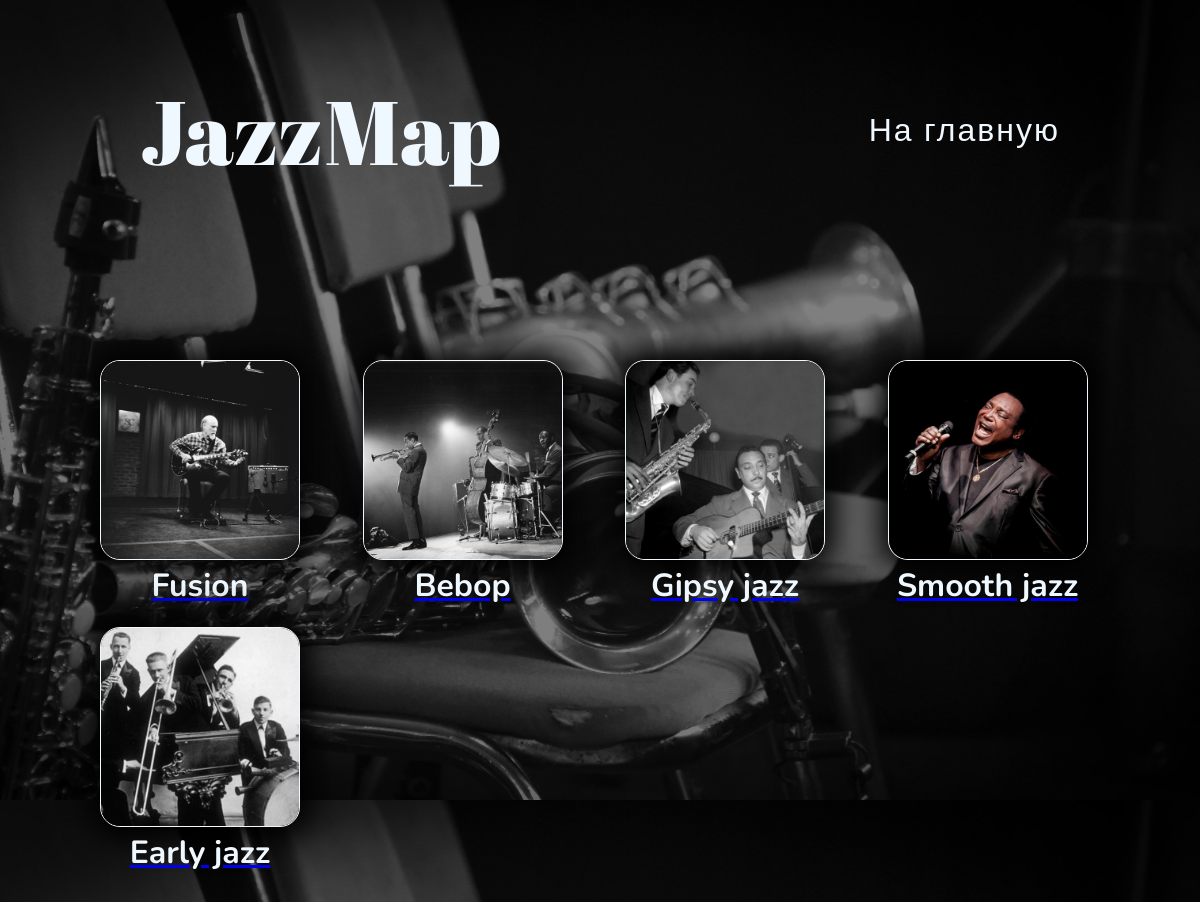
Before: /genres/ with the older database file.
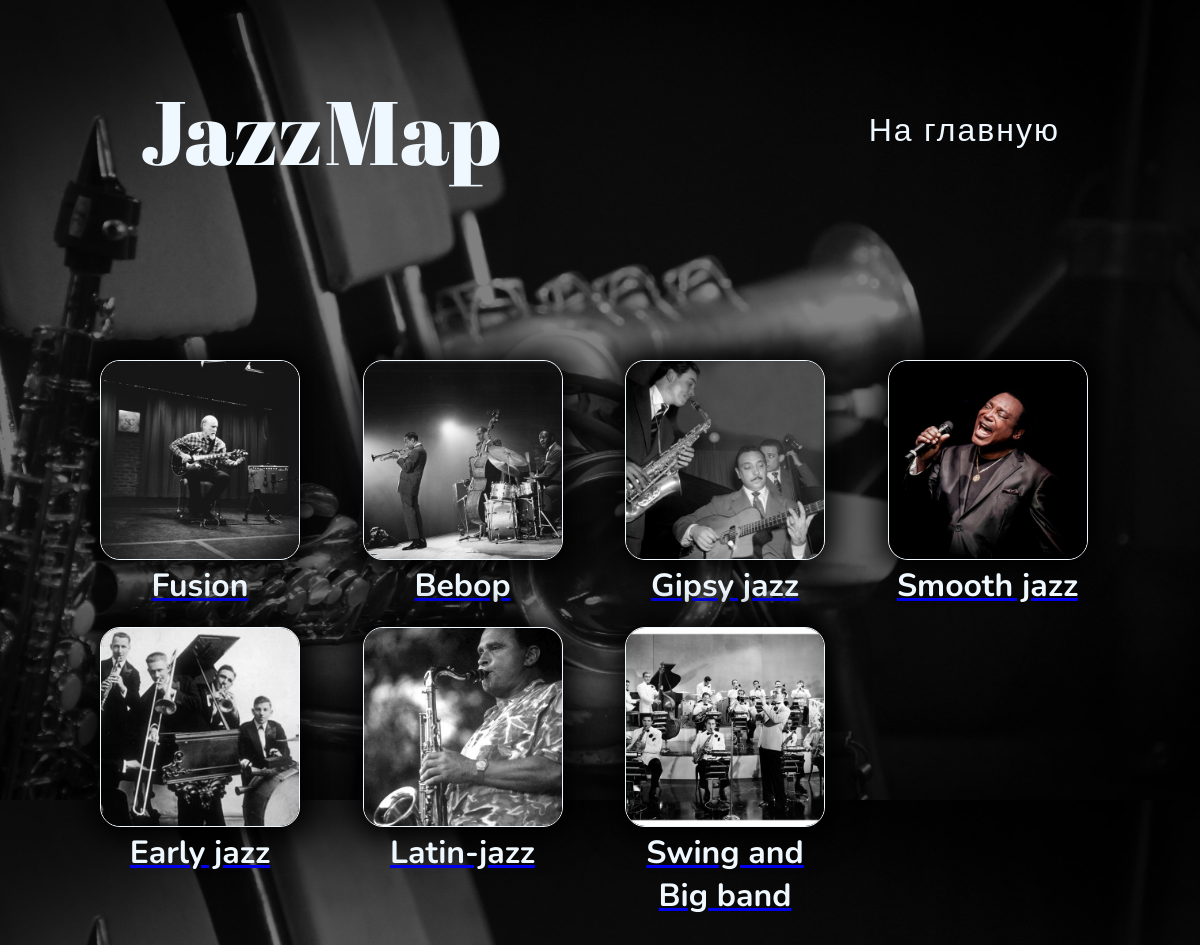
After: the same page with the newer database file.
### genres/models.py (models this page shows, shortened)
class Genre(models.Model):
    name = models.CharField(max_length=30, null=False, verbose_name="Название")
    image = models.ImageField(upload_to=f'genres/images/', null=False, verbose_name="Изображение")
    text = models.TextField(null=False, verbose_name="Статья")
    slug = models.SlugField(max_length=200, unique=True, blank=True, null=True, verbose_name='URL')
    class Meta:
        verbose_name = "Жанр"
        verbose_name_plural = "Жанры"

### genres/views.py (the view)
# urls.py: path('', genres, name='genres_list'),
def genres(request):
    genres = Genre.objects.all()
    return render(request, 'genres/genres_list.html', {"genres": genres})

### genres/templates/genres/genres_list.html
{% extends "base.html" %}
{% load static %}
{% block header %}
<a class="main-nav-ref" id="styles-ref" href="{% url 'home' %}">На главную</a>
{% endblock header %}
{% block body %}
<div class="genres-grid">
    {% for genre in genres %}
    <a href="{% url 'genres:show_genre' genre.slug %}" class="genre_ref">
        <div class="genre-wrapper">
            <img src="{{ genre.image.url }}" alt="{{ genre.name }}" class="genre-image">
            <h2 class="genre-name">{{ genre.name }}</h2>
        </div>
    </a>
    {% endfor %}
</div>
{% endblock body %}

### templates/base.html (shortened to what this page needs)
{% load static %}
<!DOCTYPE html>
<html lang="en">
<head>
    <link rel="stylesheet" href='{% static "css/styles.css" %}'>
</head>
<body>
    <div class="navbar">
        <p id="main-title">JazzMap</p>
        {% block header %}{% endblock header%}
    </div>
    <div class="body-container">
        {% block body %}{% endblock body %}
    </div>
</body>
</html>

### static/css/styles.css (style rules this page uses)
html { box-sizing: border-box; width: 100%; height: 100vh; background-image: linear-gradient(rgba(0,0,0,0.5), rgba(0,0,0,0.5)), url('../images/background_image.jpg'); background-position: center; background-size: cover; }
*, *::after, *::before { box-sizing: border-box; margin: 0; padding: 0; }
.body-container { margin: 0 auto; width: 100%; height: 100%; align-items: center; display: flex; justify-content:space-evenly; }
.navbar { align-items: center; display: flex; margin: 30px auto; height: 200px; width: 80%; justify-content: space-between; padding-left: 20px; padding-right: 20px; position: relative; }
#main-title { font-family: "Abril Fatface", serif; font-size: 90px; font-weight: 500; color:aliceblue; }
.main-nav-ref { position: relative; text-decoration: none; color: aliceblue; font-family: "Nunito", sans-serif; font-size: 32px; font-weight: 400; letter-spacing: 2px; }
.main-nav-ref:after { content: ""; position: absolute; background-color: rgb(24, 246, 246); height: 2px; width: 0%; left: 0; bottom: -10px; transition: 0.5s; }
.genres-grid { width: 1000px; height: 100%; margin: 100px auto; display: grid; grid-template-columns: repeat(4, 1fr); column-gap: 50px; row-gap: 20px; }
.genre-wrapper { width: 200px; position: relative; align-items: center; transition: transform 0.5s; }
.genre-image { transition: transform 0.5s; width: 200px; height: 200px; border-radius: 20px; border: 1px solid aliceblue; margin: 0 auto; box-shadow: 1px 1px 30px 10px black; }
.genre-name { color: aliceblue; font-family: "Nunito", sans-serif; font-size: 32px; text-align: center; margin: 0 auto; }

Changed rows visible on the page:
added Genre: image (picture), name "Latin-jazz"
added Genre: image (picture), name "Swing and Big band"
